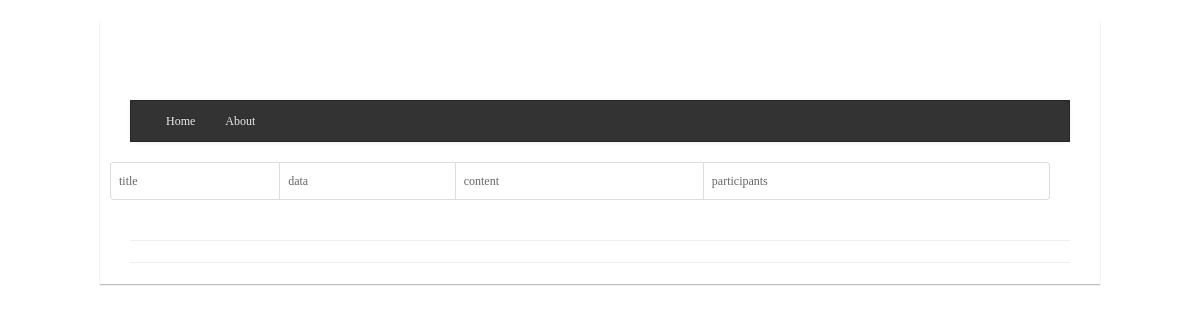
Before: /admin/events.php with the older database file.
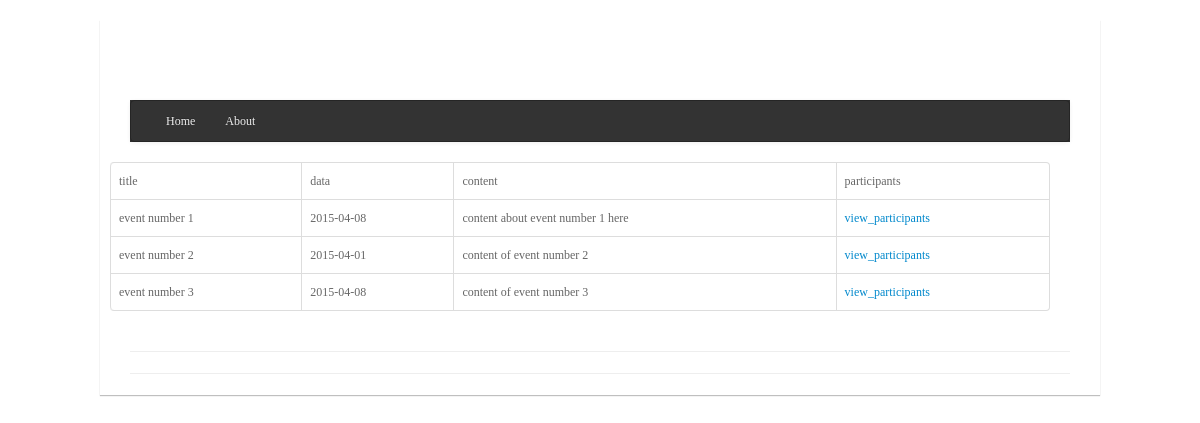
After: the same page with the newer database file.
### tables this page shows
CREATE TABLE IF NOT EXISTS `events` (
  `id` int(11) NOT NULL AUTO_INCREMENT,
  `title` varchar(200) NOT NULL,
  `content` text NOT NULL,
  `limit` int(11) NOT NULL,
  `reached` int(11) NOT NULL,
  `when` date NOT NULL,
  PRIMARY KEY (`id`)
);

### admin/events.php (the view, shortened to what this page needs)
<!DOCTYPE html>
<html lang="en">
<head>
  <link href="../css/bootstrap.css" rel="stylesheet">
  <link href="../css/bootstrap-responsive.css" rel="stylesheet">
  <link href="../css/style.css" rel="stylesheet">
    </head>
    <body>
     <div id="wrapper">
      <div class="container">
       <header>
        <div class="row">
         <div class="logo span4">
         </div>
       </div>
     </header>
     <div class="navbar navbar-inverse">
      <div class="navbar-inner">
       <div class="container">
       <div class="nav-collapse collapse">
         <ul class="nav">
          <li><a class="active" href="index.html">Home</a></li>
          <li ><a href="about.html">About</a></li>
        </ul>
      </div>
    </div>
  </div>
</div>
</div>
<div class="container">
 <div class="row">
  <div class="row">
   <div class="icons-box-vert-container">
    <div class="span12">
      <table class="table table-bordered">
        <tr>
         <td>title</td>
         <td>data</td>
         <td>content</td>
         <td>participants</td>
       </tr>
       <?php
      $connect=mysqli_connect("localhost","root","" , "event_task") or die ("couldn't connect!");
      $events = mysqli_query($connect, "SELECT * FROM events");
      while ($event = mysqli_fetch_assoc($events)) {
        echo "<tr>
         <td>".$event['title']."</td>
         <td>".$event['when']."</td>
         <td>".$event['content']."</td>
         <td><a href='event_ppl.php?id=".$event['id']."'> view_participants</a></td>
       </tr>";
      }
      ?>
     </table>
   </div>
 </div>
</div>
</div>
</div>
<div class="container">
 <hr>
 <hr>
</div>
</div>
</body>
</html>

### css/style.css (style rules this page uses)
body { background: url(../img/bg-repeat.jpg); font-family: 'Droid Sans'; font-size: 12px; color: #666; }
#wrapper { background: #fff; -webkit-box-shadow: 0px 1px 1px rgba(0,0,0,.25); -moz-box-shadow: 0px 1px 1px rgba(0,0,0,.25); box-shadow: 0px 1px 1px rgba(0,0,0,.25); }
ul, ol { margin: 0; }
ul { list-style: none outside; }
header { height: 80px; background: #fff; }
.navbar, .navbar-inner, .nav { background: #333 !important; }
.navbar .nav > li > a { color: #eee; }
.icons-box-vert-container { float:left; }
@media only screen and (min-width: 960px) { #wrapper { width: 1000px; margin: 20px auto; } }

Changed rows visible on the page:
added events: title "event number 1", when "2015-04-08", content "content about event number 1 here"
added events: title "event number 2", when "2015-04-01", content "content of event number 2"
added events: title "event number 3", when "2015-04-08", content "content of event number 3"
